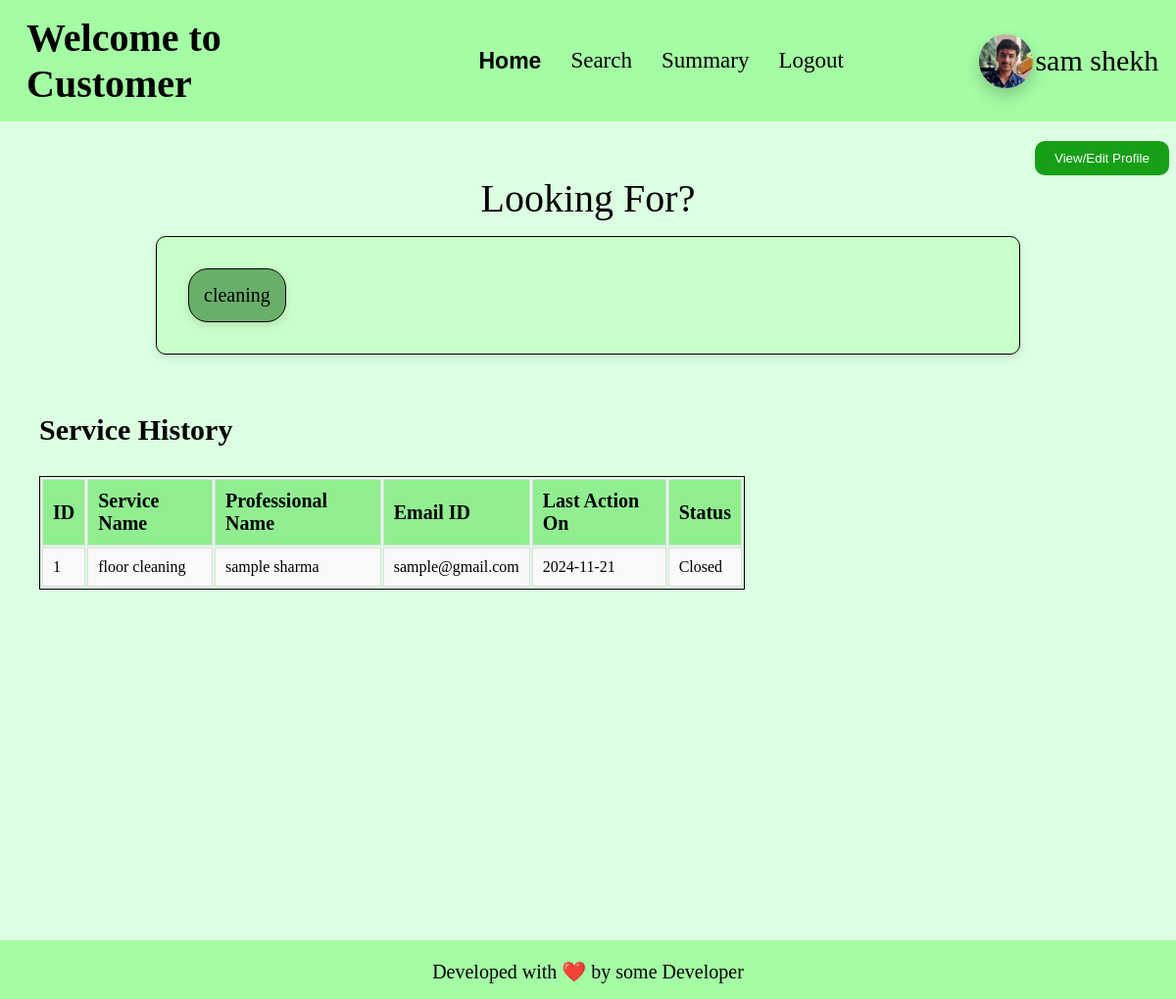
The app's page /customer_home/1 with its own data.
### app.py (models this page shows)
class customer(db.Model):
    __tablename__ = "customer"
    id = db.Column(db.Integer, primary_key=True, autoincrement=True)
    email_id = db.Column(db.String, nullable=False)
    password = db.Column(db.String, nullable=False)
    fullname = db.Column(db.String, nullable=False)
    gender = db.Column(db.String, nullable=False)
    address = db.Column(db.String, nullable=False)
    pin_code = db.Column(db.Integer, nullable=False)
    blocked = db.Column(db.Boolean, default=False)
    service_requests = db.relationship('service_request', backref='customer', cascade='all, delete-orphan')

class service(db.Model):
    __tablename__ = "service"
    id = db.Column(db.Integer, primary_key=True, autoincrement=True)
    name = db.Column(db.String, nullable=False)
    base_price = db.Column(db.Integer, nullable=False)
    time_required = db.Column(db.Integer, nullable=False)
    description = db.Column(db.String, nullable=False)
    status = db.Column(db.Boolean, default = False)
    type = db.Column(db.String, nullable=False)
    professionals = db.relationship('professional', back_populates='service_type')
    service_requests = db.relationship('service_request', backref='service', cascade='all, delete-orphan')

class service_request(db.Model):
    __tablename__ = "service_request"
    id = db.Column(db.Integer, primary_key=True, autoincrement=True)
    service_id = db.Column(db.Integer, ForeignKey('service.id'), nullable=False)
    customer_id = db.Column(db.Integer, ForeignKey('customer.id'), nullable=False)
    professional_id = db.Column(db.Integer, ForeignKey('professional.id'), nullable=False)
    date_of_request = db.Column(db.Date, nullable=False)
    date_of_completion = db.Column(db.Date, default=False)
    service_status = db.Column(db.String, default=False)
    rstars = db.Column(db.Integer, default=False)
    rfeedback = db.Column(db.String, default=False)

class professional(db.Model):
    __tablename__ = "professional"
    id = db.Column(db.Integer, primary_key=True, autoincrement=True)
    email_id = db.Column(db.String, nullable=False)
    fullname = db.Column(db.String, nullable=False)
    password = db.Column(db.String, nullable=False)
    date_created = db.Column(db.Date, nullable=False)
    service_type_id = db.Column(db.Integer, db.ForeignKey('service.id'), nullable=False)
    experience = db.Column(db.Integer, nullable=False)
    gender = db.Column(db.String, nullable=False)
    address = db.Column(db.String, nullable=False)
    pin_code = db.Column(db.Integer, nullable=False)
    documents = db.Column(db.LargeBinary, nullable=False)
    request = db.Column(db.Boolean, default=None)
    blocked = db.Column(db.Boolean, default=False)
    services_completed = db.Column(db.Integer, default = 0)
    rating = db.Column(db.Float, default = 0.0)
    price = db.Column(db.Integer, default = 0)
    service_type = db.relationship('service', back_populates='professionals')
    service_requests = db.relationship('service_request', backref='professional', cascade='all, delete-orphan')

### app.py (the view, shortened to what this page needs)
@app.route('/customer_home/<int:id>', methods=['GET', 'POST'])
def customer_home(id):
    if request.method == 'GET':
        params = request.args
        service_name = params.get('service_name') #it will contain service name if any service is selected.
        cus = customer.query.filter_by(id = id).first()
        ser = service_request.query.join(professional).join(service).filter(
            service_request.customer_id == id,
            professional.blocked == False,
            professional.request == False,
            service.status == False
        ).all()
        all_services = [service_type[0] for service_type in db.session.query(service.type).distinct().all()]
        if cus: #if that customer exists
            if not cus.blocked:  # if that customer is not blocked
                if service_name == None:
                    return render_template("customer_home.html", service_name = False, customer = cus, service_history = ser, all_types = all_services)
            else:
                return redirect('/customer_login')
        else:
            return redirect('/customer_login')

### templates/customer_home.html (shortened to what this page needs)
<!DOCTYPE html>
<html lang="en">
<head>
    <link rel="stylesheet" href="/static/css/profile-block.css">
    <link rel="stylesheet" href="/static/css/table-styling.css">
    <link rel="stylesheet" href="/static/css/basic.css">
</head>
<body>
    <header>
        <h1>Welcome to Customer</h1>
        <ul>
            <li><a class="active" href="/customer_home/{{customer.id}}">Home</a></li>
            <li><a href="/customer_search/{{customer.id}}">Search</a></li>
            <li><a href="/customer_summary/{{customer.id}}">Summary</a></li>
            <li><a href="/customer_logout/{{customer.id}}">Logout</a></li>
        </ul>
        <div id="user-info">
            <img id="user-pic" src="/static/anant-pic.jpg" alt="Profile Picture">
            <div>{{customer.fullname}}</div>
        </div>
    </header>
    <button id="edit_profile_button" onclick="gotoroute('/customer_home/view_profile/{{customer.id}}')">View/Edit Profile</button>
    <div id="box-heading">
        {% if service_name %}
        Best {{service_name}} Packages
        {% else %}
        Looking For?
        {% endif %}
    </div>
    {% if service_name %}
    <div id="service-select" style="flex-direction: column; align-items: center; width:40vw;">
        {% if searched_results == 'no_data' %}
            <div id="no_data">No data to show!</div>
        {% else %}
            <ol>
                {% for result in searched_results %}
                    <li>{{result.service_type.name}} services - <br>
                        Name - {{result.fullname}}, Completed services - {{result.services_completed}}, <br>
                        Rating - {{result.rating}}, Price - {{result.price}}, PinCode - {{result.pin_code}}.
                        &emsp;&emsp; &emsp; &emsp; &emsp;
                        <a href="/customer_home/{{customer.id}}/service_book/{{result.id}}/{{result.service_type.id}}">Book</a>
                    </li>
                {% endfor %}
            </ol>
        {% endif %}
    </div>
    {% else %}
    <div id="service-select">
        {% for service_name in all_types %}
            <div class="service-box">
                <a href="/customer_home/{{customer.id}}?service_name={{service_name | replace(' ', '+') }}">{{service_name}}</a>
            </div>
        {% endfor %}
    </div>
    {% endif %}
    <h2>Service History</h2>
    {% if service_history %}
        <div class="tables">
            <table class="styled-table">
                <tr>
                    <th>ID</th>
                    <th>Service Name</th>
                    <th>Professional Name</th>
                    <th>Email ID</th>
                    <th>Last Action On</th>
                    <th>Status</th>
                </tr>
                {% for service_req in service_history %}
                    <tr>
                        <td>{{loop.index}}</td>
                        <td>{{service_req.service.name}}</td>
                        <td>{{service_req.professional.fullname}}</td>
                        <td>{{service_req.professional.email_id}}</td>
                        <td>{{service_req.date_of_completion}}</td>
                        <td>
                            {% if service_req.service_status == "requested" %}
                                <p>Requested</p>
                            {% elif service_req.service_status == "accepted" %}
                                <a href="/customer_home/close_service/{{customer.id}}/{{service_req.id}}">Close it</a>
                            {% elif service_req.service_status == "closed" %}
                                <p>Closed</p>
                            {% elif service_req.service_status == "rejected" %}
                                <p>Rejected</p>
                            {% endif %}
                        </td>
                    </tr>
                {% endfor %}
            </table>
        </div>
    {% else %}
        <div id="no_data">No data to show!</div>
    {% endif %}
    <br>
    <footer>
        <p>
            Developed with ❤️ by some Developer
        </p>
    </footer>
</body>
</html>

### static/css/profile-block.css (style rules this page uses)
#user-info { margin-left: 10vw; width: 19vw; display: flex; flex-direction: row; align-items: center; justify-content: space-evenly; }
#user-info img { min-width: 50px; min-height: 50px; max-width: 55px; max-height: 55px; border-radius: 50px; box-shadow: 0 8px 16px rgba(0, 0, 0, 0.2); }
#user-info div { font-size: 30px; text-align: center; }

### static/css/table-styling.css (style rules this page uses)
.tables { margin-left: 20px; text-align: center; align-items: center; justify-content: center; width: 60vw; border-radius: 25px; padding: 20px; }
.styled-table { width: 100%; border: 1px solid black; }
.styled-table th { font-size: 20px; }
.styled-table th, .styled-table td { padding: 10px; border: 1px solid #ddd; text-align: left; }
.styled-table th { background-color: #f2f2f2; background-color: lightgreen; }
.styled-table tr:nth-child(even) { background-color: #f9f9f9; }

### static/css/basic.css (style rules this page uses)
* { padding: 0; margin: 0; }
body { background-color: rgb(220, 255, 226); align-items: center; text-align: left; }
header { align-items: center; display: flex; padding: 15px; background-color: rgb(164, 252, 164); }
ul { display: flex; list-style-type: none; padding: 0; margin: 0; }
ul li { padding-inline: 15px; }
ul li a { font-size: 23px; text-decoration: none; color: black; }
.active { font-family: 'Franklin Gothic Medium', 'Arial Narrow', Arial, sans-serif; font-weight: bold; }

### templates/customer_home.html (style rules this page uses)
h1 { margin-right: 11.1vw; margin-left: 1vw; font-size: 40px; }
#edit_profile_button { padding: 10px 20px; background-color: rgb(23, 159, 23); color: white; border: none; border-radius: 10px; cursor: pointer; margin-left: 88vw; margin-top: 20px; }
h2 { margin-top: 20px; margin-left: 40px; margin-bottom: 10px; font-size: 30px; }
#box-heading { font-size: 40px; text-align: center; }
#service-select { display: flex; flex-wrap: wrap; flex-direction: row; padding: 20px; margin: 15px auto 60px auto; max-width: 70vw; max-height: 30vh; background-color: rgb(201, 255, 201); border-radius: 10px; border: 1px solid black; box-shadow: 0 4px 8px rgba(0, 0, 0, 0.1); overflow: auto; }
.service-box { display: flex; justify-content: center; align-items: center; max-width: 80px; max-height: 55px; margin: 12px; padding: 15px; border-radius: 20px; background-color: rgb(105, 175, 105); font-size: 20px; text-align: center; border: 1px solid black; box-shadow: 0 4px 8px rgba(0, 0, 0, 0.1); transition: box-shadow 0.2s ease-in-out; }
.service-box a { color: black; text-decoration: none; }
footer { align-items: center; text-align: center; background-color: rgb(164, 252, 164); height: 60px; margin-top: 40vh; }
footer p { margin: auto; padding-top: 20px; font-size: 20px; }

### records on screen
customer: fullname "sam shekh"
service: type "cleaning"
service_request: service.name "floor cleaning", professional.fullname "sample sharma", professional.email_id "sample@gmail.com", date_of_completion "2024-11-21", service_status "Closed"
